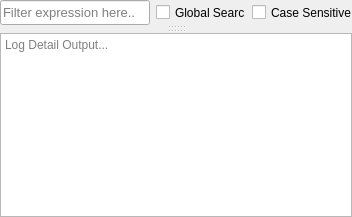
      <widget class="QSplitter" name="contentSplitter">
       <property name="orientation">
        <enum>Qt::Vertical</enum>
       </property>
       <widget class="QWidget" name="filterWidget" native="true">
        <property name="sizePolicy">
         <sizepolicy hsizetype="Preferred" vsizetype="Fixed">
          <horstretch>0</horstretch>
          <verstretch>0</verstretch>
         </sizepolicy>
        </property>
        <property name="maximumSize">
         <size>
          <width>16777215</width>
          <height>25</height>
         </size>
        </property>
        <layout class="QHBoxLayout" name="horizontalLayout">
         <property name="spacing">
          <number>6</number>
         </property>
         <property name="leftMargin">
          <number>0</number>
         </property>
         <property name="topMargin">
          <number>0</number>
         </property>
         <property name="rightMargin">
          <number>0</number>
         </property>
         <property name="bottomMargin">
          <number>0</number>
         </property>
         <item>
          <widget class="QLineEdit" name="inputField">
           <property name="sizePolicy">
            <sizepolicy hsizetype="Expanding" vsizetype="Expanding">
             <horstretch>1</horstretch>
             <verstretch>0</verstretch>
            </sizepolicy>
           </property>
           <property name="minimumSize">
            <size>
             <width>150</width>
             <height>25</height>
            </size>
           </property>
           <property name="maximumSize">
            <size>
             <width>16777215</width>
             <height>25</height>
            </size>
           </property>
           <property name="font">
            <font>
             <pointsize>10</pointsize>
            </font>
           </property>
           <property name="toolTip">
            <string>Filter keywords: Date, Time, Client, Group, Kind, Content, ex. Kind=^Info$, The filter accepts regex expressions</string>
           </property>
           <property name="statusTip">
            <string>Filter keywords: Date, Time, Client, Group, Kind, Content, ex. Kind=^Info$, The filter accepts regex expressions</string>
           </property>
           <property name="styleSheet">
            <string notr="true"/>
           </property>
           <property name="placeholderText">
            <string>Filter expression here..</string>
           </property>
          </widget>
         </item>
         <item>
          <widget class="QCheckBox" name="globalSearchCheckBox">
           <property name="sizePolicy">
            <sizepolicy hsizetype="Fixed" vsizetype="Fixed">
             <horstretch>0</horstretch>
             <verstretch>0</verstretch>
            </sizepolicy>
           </property>
           <property name="minimumSize">
            <size>
             <width>0</width>
             <height>15</height>
            </size>
           </property>
           <property name="maximumSize">
            <size>
             <width>90</width>
             <height>15</height>
            </size>
           </property>
           <property name="statusTip">
            <string>Enables Global Mode for Filtering</string>
           </property>
           <property name="text">
            <string>Global Search</string>
           </property>
          </widget>
         </item>
         <item>
          <widget class="QCheckBox" name="caseSensitiveCheckBox">
           <property name="maximumSize">
            <size>
             <width>100</width>
             <height>15</height>
            </size>
           </property>
           <property name="text">
            <string>Case Sensitive</string>
           </property>
          </widget>
         </item>
        </layout>
       </widget>
       <widget class="QWidget" name="gridLayoutWidget">
        <layout class="QGridLayout" name="mainContentLayout" rowstretch="0" columnstretch="0">
         <property name="sizeConstraint">
          <enum>QLayout::SetDefaultConstraint</enum>
         </property>
         <property name="horizontalSpacing">
          <number>0</number>
         </property>
         <property name="verticalSpacing">
          <number>3</number>
         </property>
        </layout>
       </widget>
       <widget class="QPlainTextEdit" name="logDetailInput">
        <property name="sizePolicy">
         <sizepolicy hsizetype="Expanding" vsizetype="Expanding">
          <horstretch>6</horstretch>
          <verstretch>1</verstretch>
         </sizepolicy>
        </property>
        <property name="minimumSize">
         <size>
          <width>0</width>
          <height>50</height>
         </size>
        </property>
        <property name="maximumSize">
         <size>
          <width>16777215</width>
          <height>16777215</height>
         </size>
        </property>
        <property name="statusTip">
         <string>Log details</string>
        </property>
        <property name="readOnly">
         <bool>true</bool>
        </property>
        <property name="placeholderText">
         <string>Log Detail Output...</string>
        </property>
       </widget>
      </widget>
